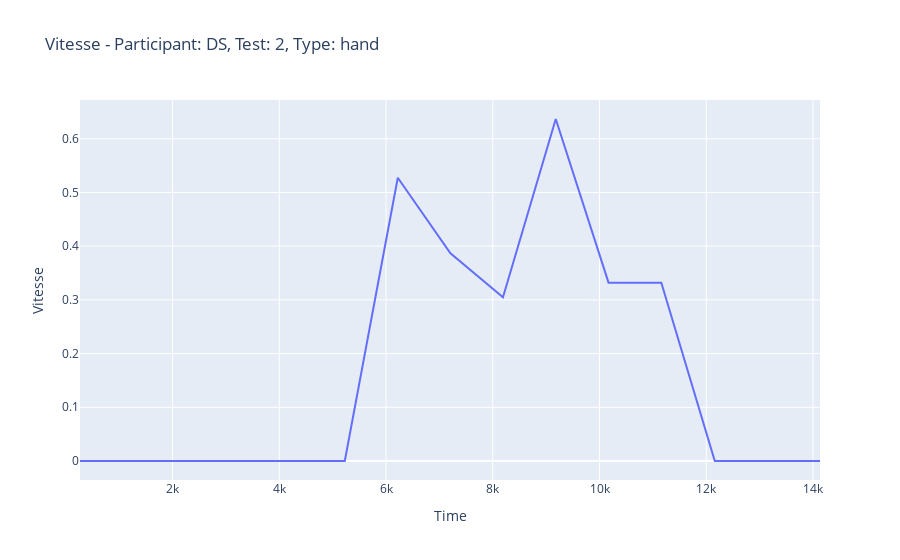
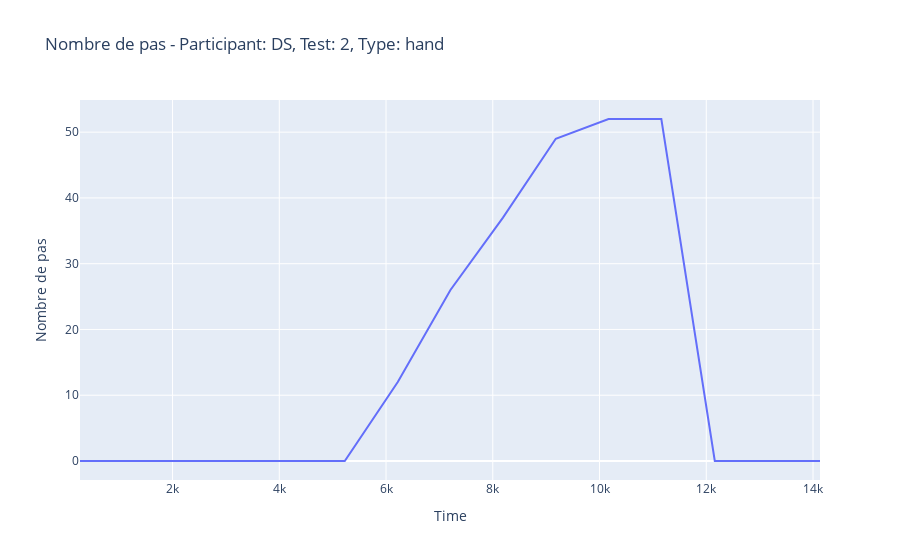
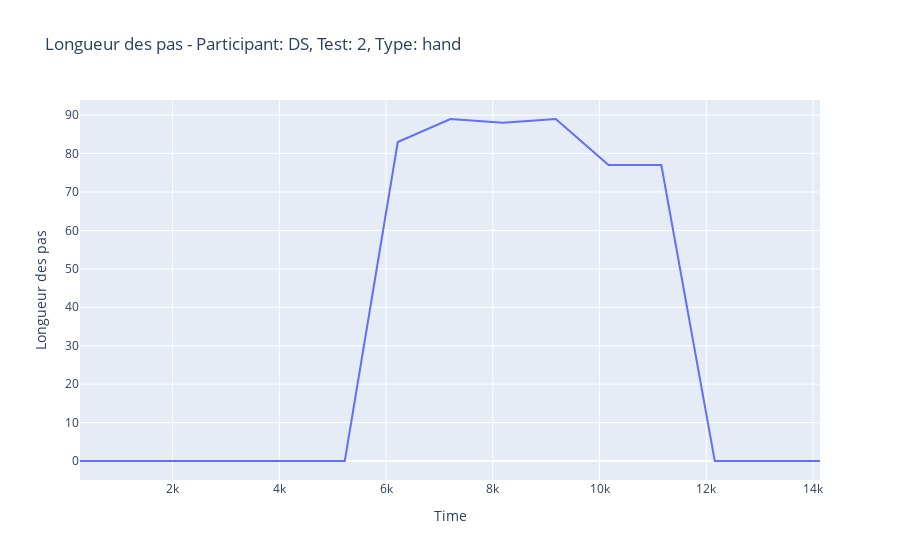
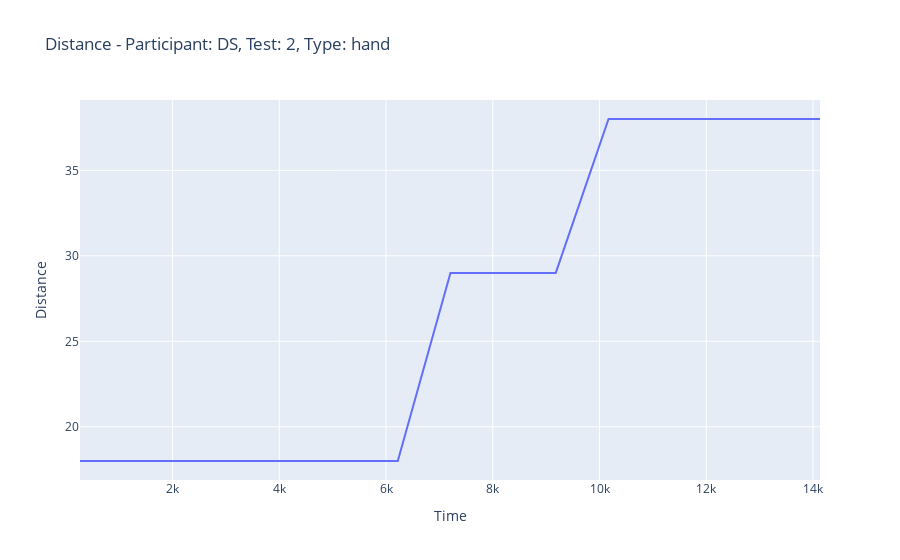

The cell these charts' notebook holds for them, in order:
### Markdown cell above
# Plot cadence

### Code cell
import pandas as pd
import matplotlib.pyplot as plt
import plotly.graph_objs as go
import plotly.express as px

# Fonction pour tracer l'accélération
def plot_cadence(participant, test_number):
    # Chemin vers le fichier Excel
    excel_file_path = f'Results/{participant}/{test_number}/{participant}_hand_cadence_{test_number}.csv'
    
    # Charger le DataFrame à partir du fichier Excel
    df = pd.read_csv(excel_file_path)
    
    # Vérifier si le csv n'est pas vide
    if 'msFromStart' in df.columns:
        fig1 = go.Figure()
        fig1.add_trace(go.Scatter(x=df['msFromStart'], y=df['instantaneousSpeed'], mode='lines', name='Vitesse en fonction du temps'))
        fig1.update_layout(title=f'Vitesse - Participant: {participant}, Test: {test_number}, Type: hand', xaxis_title='Time', yaxis_title='Vitesse')
        
        fig2 = go.Figure()
        fig2.add_trace(go.Scatter(x=df['msFromStart'], y=df['instantaneousCadence'], mode='lines', name='Nombre de pas en fonction du temps'))
        fig2.update_layout(title=f'Nombre de pas - Participant: {participant}, Test: {test_number}, Type: hand', xaxis_title='Time', yaxis_title='Nombre de pas')

        fig3 = go.Figure()
        fig3.add_trace(go.Scatter(x=df['msFromStart'], y=df['instantaneousStrideLength'], mode='lines', name='Longueur des pas en fonction du temps'))
        fig3.update_layout(title=f'Longueur des pas - Participant: {participant}, Test: {test_number}, Type: hand', xaxis_title='Time', yaxis_title='Longueur des pas')

        fig4 = go.Figure()
        fig4.add_trace(go.Scatter(x=df['msFromStart'], y=df['totalDistance'], mode='lines', name='Distance parcourue en fonction du temps'))
        fig4.update_layout(title=f'Distance - Participant: {participant}, Test: {test_number}, Type: hand', xaxis_title='Time', yaxis_title='Distance')

        fig1.show()
        fig2.show()
        fig3.show()
        fig4.show()
        
    else:
        print("Les données de cadence ne sont pas disponibles pour ce test.")

# Fonction principale
def main():
    # Liste des participants
    participants = ['DS', 'DL', 'MB', 'RC', 'PB', 'LC']
    print("Participants :", participants)
    participant = input("Choose the participant: ").strip().upper()

    # Vérifier si le participant est valide
    if participant not in participants:
        print("Participant invalide.")
        return

    # Numéro du test
    test_number = input("test number (1-10): ").strip()

    # Vérifier si le numéro de test est valide
    if not test_number.isdigit() or int(test_number) < 1 or int(test_number) > 10:
        print("Numéro de test invalide.")
        return

    test_number = int(test_number)

    # Tracer la cadence
    plot_cadence(participant, test_number)

# Appel de la fonction principale
if __name__ == "__main__":
    main()

### Figure 1 — Plotly figure (JSON) as saved in the notebook; plotly's stock layout.template omitted (floating-point values rounded to 4 significant figures)
{"data": [{"mode": "lines", "name": "Vitesse en fonction du temps", "type": "scatter", "x": [266, 1269, 2259, 3251, 4233, 5227, 6220, 7207, 8191, 9180, 10169, 11158, 12160, 13144, 14131], "y": [0, 0, 0, 0, 0, 0, 0.5273, 0.3867, 0.3047, 0.6367, 0.332, 0.332, 0, 0, 0]}], "layout": {"title": {"text": "Vitesse - Participant: DS, Test: 2, Type: hand"}, "xaxis": {"title": {"text": "Time"}}, "yaxis": {"title": {"text": "Vitesse"}}}}

### Figure 2 — Plotly figure (JSON) as saved in the notebook; plotly's stock layout.template omitted (floating-point values rounded to 4 significant figures)
{"data": [{"mode": "lines", "name": "Nombre de pas en fonction du temps", "type": "scatter", "x": [266, 1269, 2259, 3251, 4233, 5227, 6220, 7207, 8191, 9180, 10169, 11158, 12160, 13144, 14131], "y": [0, 0, 0, 0, 0, 0, 12, 26, 37, 49, 52, 52, 0, 0, 0]}], "layout": {"title": {"text": "Nombre de pas - Participant: DS, Test: 2, Type: hand"}, "xaxis": {"title": {"text": "Time"}}, "yaxis": {"title": {"text": "Nombre de pas"}}}}

### Figure 3 — Plotly figure (JSON) as saved in the notebook; plotly's stock layout.template omitted (floating-point values rounded to 4 significant figures)
{"data": [{"mode": "lines", "name": "Longueur des pas en fonction du temps", "type": "scatter", "x": [266, 1269, 2259, 3251, 4233, 5227, 6220, 7207, 8191, 9180, 10169, 11158, 12160, 13144, 14131], "y": [0, 0, 0, 0, 0, 0, 83, 89, 88, 89, 77, 77, 0, 0, 0]}], "layout": {"title": {"text": "Longueur des pas - Participant: DS, Test: 2, Type: hand"}, "xaxis": {"title": {"text": "Time"}}, "yaxis": {"title": {"text": "Longueur des pas"}}}}

### Figure 4 — Plotly figure (JSON) as saved in the notebook; plotly's stock layout.template omitted (floating-point values rounded to 4 significant figures)
{"data": [{"mode": "lines", "name": "Distance parcourue en fonction du temps", "type": "scatter", "x": [266, 1269, 2259, 3251, 4233, 5227, 6220, 7207, 8191, 9180, 10169, 11158, 12160, 13144, 14131], "y": [18, 18, 18, 18, 18, 18, 18, 29, 29, 29, 38, 38, 38, 38, 38]}], "layout": {"title": {"text": "Distance - Participant: DS, Test: 2, Type: hand"}, "xaxis": {"title": {"text": "Time"}}, "yaxis": {"title": {"text": "Distance"}}}}
